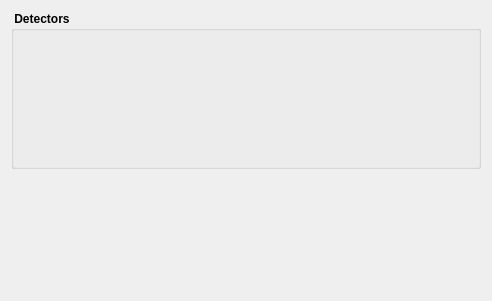
<?xml version="1.0" encoding="UTF-8"?>
<ui version="4.0">
 <class>Form</class>
 <widget class="QWidget" name="Form">
  <property name="geometry">
   <rect>
    <x>0</x>
    <y>0</y>
    <width>492</width>
    <height>301</height>
   </rect>
  </property>
  <property name="windowTitle">
   <string>Form</string>
  </property>
  <layout class="QVBoxLayout" name="verticalLayout_2">
   <item>
    <widget class="QGroupBox" name="detectorsGrpBox">
     <property name="minimumSize">
      <size>
       <width>0</width>
       <height>158</height>
      </size>
     </property>
     <property name="maximumSize">
      <size>
       <width>16777215</width>
       <height>180</height>
      </size>
     </property>
     <property name="font">
      <font>
       <weight>75</weight>
       <bold>true</bold>
      </font>
     </property>
     <property name="title">
      <string> Detectors </string>
     </property>
     <layout class="QHBoxLayout" name="horizontalLayout"/>
    </widget>
   </item>
   <item>
    <spacer name="verticalSpacer">
     <property name="orientation">
      <enum>Qt::Vertical</enum>
     </property>
     <property name="sizeHint" stdset="0">
      <size>
       <width>20</width>
       <height>40</height>
      </size>
     </property>
    </spacer>
   </item>
  </layout>
 </widget>
 <resources/>
 <connections/>
</ui>
